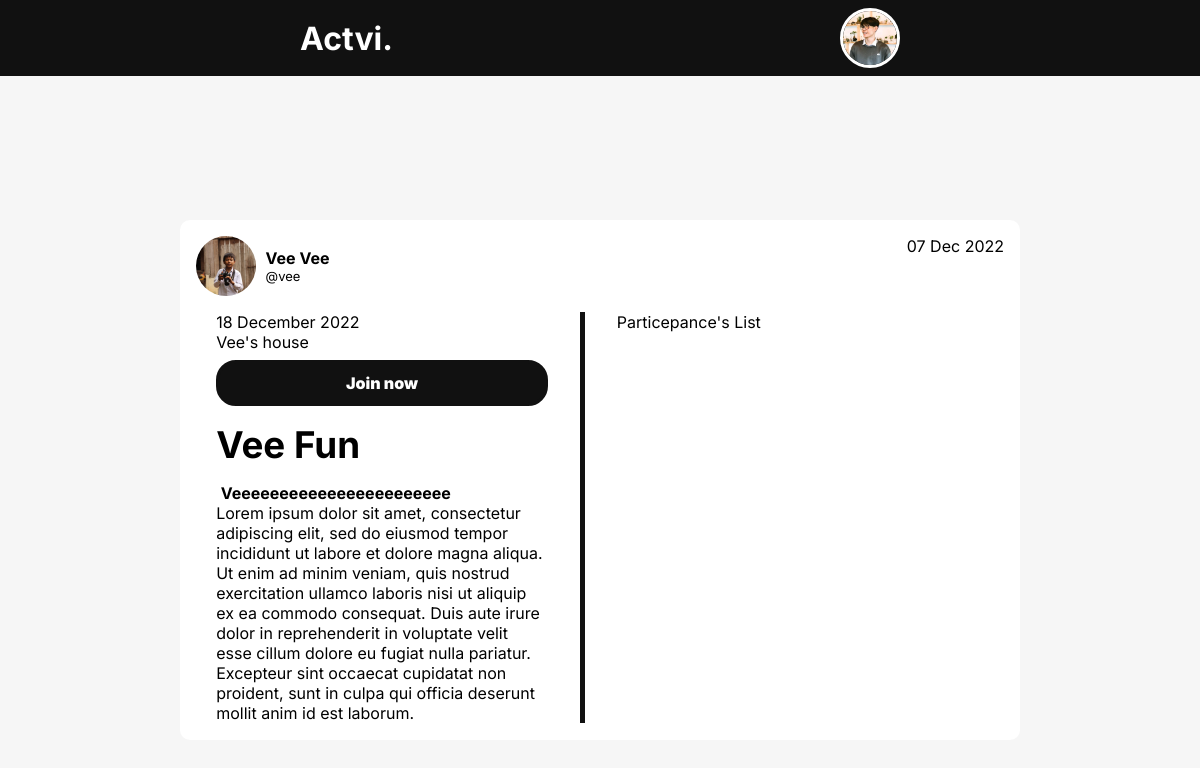
The page /more-info/23 (signed in) on the database its author committed.
### activity/models.py (models this page shows, shortened)
class User(AbstractUser):
    USER_TYPE = [
        ('admin', 'admin'),
        ('official', 'official'),
        ('normal', 'normal')
    ]
    profileImage = models.ImageField(upload_to='images/', null=True, blank=True)
    userType = models.CharField(max_length=10, choices=USER_TYPE, default='normal')
    userBio = models.CharField(max_length=100)

class Activity(models.Model):
    activityOrganizer = models.ForeignKey(User, on_delete=models.CASCADE)
    activityTitle = models.CharField(max_length=50)
    activityLocation = models.CharField(max_length=100)
    activityDiscription = models.TextField()
    activityDate = models.DateTimeField()
    activityOpenDate = models.DateTimeField()
    activityCloseDate = models.DateTimeField()

### activity/views.py (the view)
# urls.py: path('more-info/<id>', Moreinfo, name='more-info'),
@login_required(login_url='activity:login')
def Moreinfo(request, id):
    activity = Activity.objects.get(id=id)
    parList = ActivityParticepationList.objects.filter(activityID = id)
    listPar = []
    for i in parList:
        listPar.append(i.userID.id)
    context = {
        "activity" : activity,
        "parList" : parList,
        "listPar" : listPar
    }
    return render(request, "activity/more_info.html", context)

### activity/templates/activity/more_info.html (shortened to what this page needs)
{% include "activity/base.html" %}
{% load static %}
{% block content %}
<head>
    <link rel="stylesheet" href="{% static 'activity/css/more-infor.css' %}">
</head>
<div class="card-container">
    <div class="activity-card">
        <div class="profile">
            <div class="card-profile">
                <div class="profile-image">
                    <img src="/images/{{ activity.activityOrganizer.profileImage}}" alt="">
                </div>
                <div class="name">
                    <div class="fullname">{{ activity.activityOrganizer.first_name | title }} {{ activity.activityOrganizer.last_name | title }}</div>
                    <div class="username">@{{ activity.activityOrganizer.username}}</div>
                </div>
            </div>
            <div class="time">{{ activity.activityOpenDate | date:'d M Y' }}</div>
        </div>
        <div class="activity-info">
            <div class="activity-detail">
                <p>{{ activity.activityDate | date:'d F Y'}}</p>
                <p>{{ activity.activityLocation }}</p>
                {% if activity.activityOrganizer.id !=  request.user.id%}
                {% if request.user.id in listPar %}
                    <div class="butt leave-button">
                        <form id="join-form">
                            {% csrf_token %}
                            <input type="hidden" id="userID" name="userID" value="{{ request.user.id }}">
                            <input type="hidden" id="activityID" name="activityID" value="{{ activity.id }}">
                            <input id="leave-butt" type="submit" value="Leave" data-tosend="{{ activity.id }}">
                        </form>
                    </div>
                {% elif listPar|length  == 0 %}
                <div class="butt join-button">
                    <form id="join-form">
                        <input id="join-butt" type="submit" value="Join now" data-tosend="{{ activity.id }}">
                    </form>
                </div>
                {% endif %}
                {% endif %}
                <h1>{{ activity.activityTitle | title }}</h1>
                {{ activity.activityDiscription | safe }}
            </div>
            <div class="activity-action">
                <p class="list">Particepance's List</p>
            </div>
        </div>
    </div>
</div>
{% endblock %}

### activity/templates/activity/base.html (shortened to what this page needs)
{% load static %}
<!doctype html>
<html>
<head>
    <link rel="stylesheet" href="{% static 'activity/css/nav.css' %}">
</head>
<body>
    <header>
        <nav>
            <div class="logo" onclick="goHome()">Actvi.</div>
            <div class="img">
                <img src="/images/{{ request.user.profileImage }}" onclick="goProfile()" onmouseover="showLogout()">
            </div>
        </nav>
    </header>
</body>
</html>

### activity/static/activity/css/nav.css (style rules this page uses)
* { margin: 0; padding: 0; box-sizing: border-box; font-family: 'Inter', sans-serif; }
body { margin-inline: auto; background-color: #F6F6F6; }
nav { display: flex; justify-content: space-between; background-color: #111; padding-inline: 300px; padding-block: 0.5rem; }
nav .logo { font-size: 2rem; font-weight: bolder; margin-block: auto; color: #fff; cursor: pointer; }
nav .img { width: 60px; height: 60px; border: 3px #fff solid; border-radius: 50%; cursor: pointer; }
nav .img img { width: 100%; height: 100%; object-fit: cover; border-radius: inherit; cursor: pointer; }

### activity/static/activity/css/more-infor.css (style rules this page uses)
* { margin: 0; padding: 0; box-sizing: border-box; font-family: 'Inter', sans-serif; }
body { background-color: #f6f6f6; }
.card-container { margin-top: 9rem; max-width: 70%; margin-inline: auto; }
.activity-card { background-color: #fff; border-radius: 10px; padding: 1rem; margin-block: 3rem; height: 65vh; }
.profile { display: flex; justify-content: space-between; }
.card-profile { display: flex; justify-content: center; align-items: center; gap: 0.6rem; margin-bottom: 1rem; }
.profile-image { width: 60px; height: 60px; border-radius: 50%; }
.profile-image img { width: 100%; height: 100%; border-radius: inherit; object-fit: cover; }
.fullname { font-weight: bold; }
.username { font-size: 13px; }
.activity-info { max-width: 95%; margin-inline: auto; display: flex; }
.activity-detail { width: 50%; }
.activity-detail h1 { margin-block: 1rem; font-size: 2.3rem; font-weight: bolder; }
.list { margin-bottom: 1.5rem; }
.activity-detail { border-right: 5px #111 solid; padding-right: 2rem; }
.activity-action { margin-left: 2rem; width: 50%; height: 50vh; overflow-y: scroll; }
.butt { width: 100%; margin-block: 0.5rem; border: #111 3px solid; border-radius: 20px; padding-block: 10px; text-align: center; cursor: pointer; }
.join-button { background-color: #111; font-weight: bolder; }
.join-button form input[type=submit] { background-color: inherit; color: #fff; font-weight: bolder; border: none; font-size: 1rem; cursor: inherit; }

### rows shown on the page
User: user.profileImage (picture)
Activity: activityOrganizer.profileImage (picture), activityOrganizer.first_name "Vee", activityOrganizer.last_name "Vee", activityOrganizer.username "vee", activityOpenDate "07 Dec 2022", activityDate "18 December 2022", activityLocation "Vee's house", activityTitle "Vee Fun", activityDiscription "Veeeeeeeeeeeeeeeeeeeeeee Lorem ipsum dolor sit amet, consectetur adipiscing elit, sed do eiusmod tempor incididunt ut labore et dolore magna aliqua. Ut enim ad minim veniam, quis nostrud exercitation ullamco laboris nisi ut aliquip ex ea commodo consequat. Duis aute irure dolor in reprehenderit in voluptate velit esse cillum dolore eu fugiat nulla pariatur. Excepteur sint occaecat cupidatat non proident, sunt in culpa qui officia deserunt mollit anim id est laborum."
